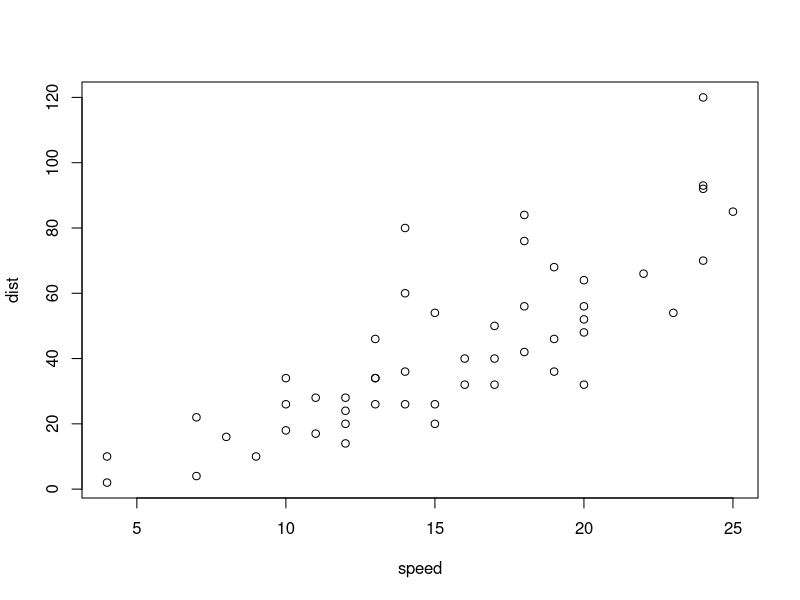
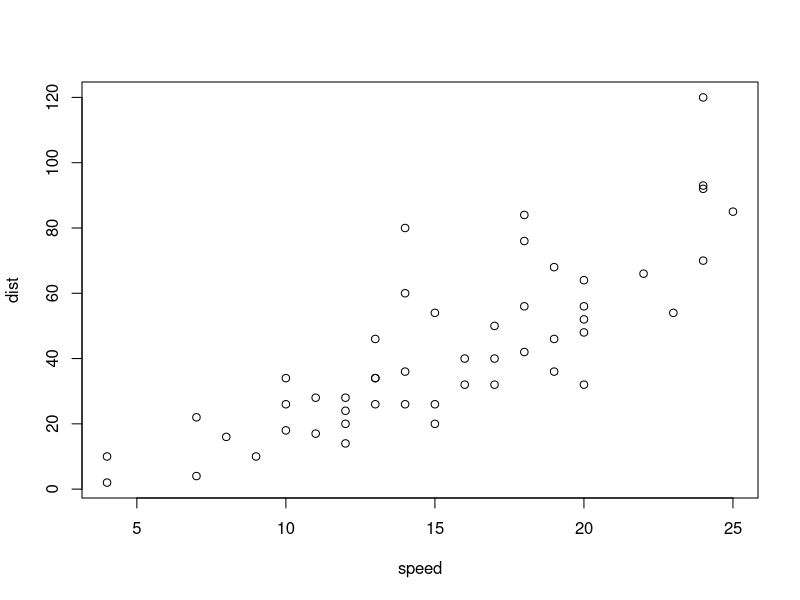
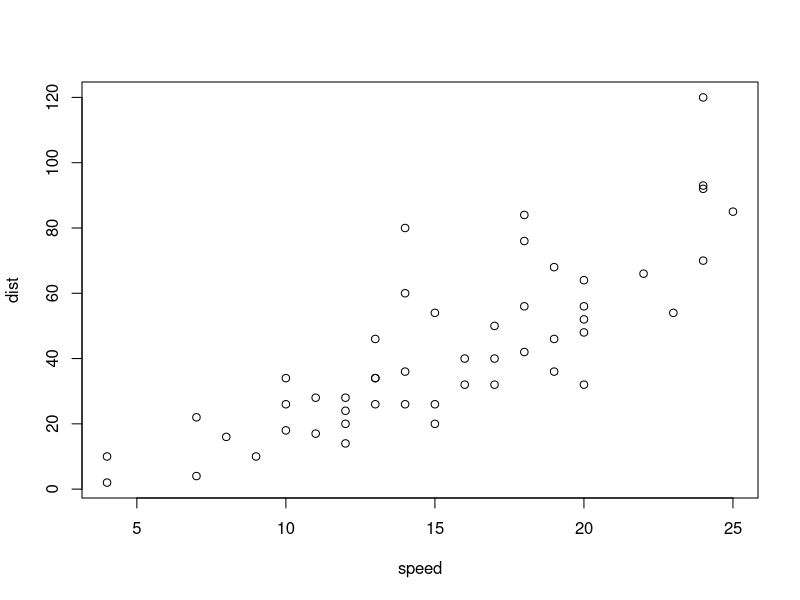

The R script that drew these images, in order:
## ---- chunk 1
plot(cars)
## ---- chunk 2
5 + 4


## ---- chunk 3
fuu <- 5
bar = 4
fuu + bar
## ---- chunk 4
(buu = 3)
## ---- chunk 5
summer <- function(a,b) {
  a + b
}
## ---- chunk 6
(summer(fuu,bar))

## ---- chunk 7
for(i in 0:11){
  print(summer(i,1))
}
## ---- chunk 8
lapply(0:11,function(x) summer(x,x))
## ---- chunk 9
plot(cars)
## ---- chunk 10
plot(cars)
x <- cars$speed
y<- cars$dist
model = lm(y~x)
#(model.coefficients[0])
#k = model.coefficients[1]
#min_s = min(cars$speed)
#max_s = max(cars$speed)
#lines(min_s:max:s,i + k *(min_s:max_s), col="red")
#model
## ---- chunk 11

